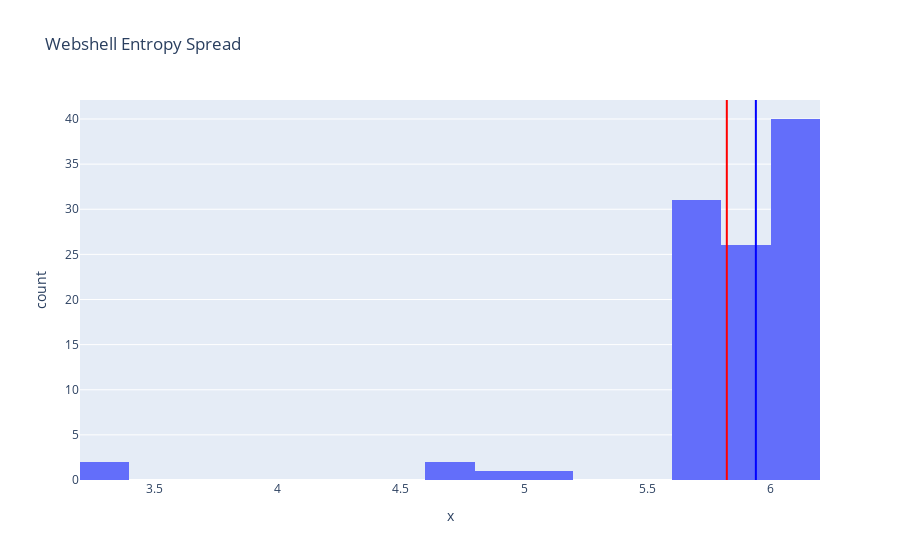

Notebook cell for this chart:
### Markdown cell above
## Entropy Analysis

With the data loaded, let's review the distribution and central tendency of our webshells' entropies.

### Code cell
# Full Dataset entropy
fig = px.histogram(x=df.entropy, title="Webshell Entropy Spread")
# Add mean/median lines
fig.add_vline(x=df.entropy.mean(), line_color="red")
fig.add_vline(x=df.entropy.median(), line_color="blue")

### Figure 1 — Plotly figure (JSON) as saved in the notebook; plotly's stock layout.template omitted (floating-point values rounded to 4 significant figures)
{"data": [{"alignmentgroup": "True", "bingroup": "x", "hovertemplate": "x=%{x}<br>count=%{y}<extra></extra>", "legendgroup": "", "marker": {"color": "#636efa", "pattern": {"shape": ""}}, "name": "", "offsetgroup": "", "orientation": "v", "showlegend": false, "type": "histogram", "x": [5.67, 5.67, 5.68, 5.8, 5.99, 5.77, 5.71, 5.68, 6.03, 6.02, 6.02, 6.01, 6.03, 5.68, 5.67, 5.68, 5.73, 5.67, 5.71, 4.67, 4.77, 5.67, 5.68, 6.11, 6.08, 5.95, 5.87, 5.93, 5.85, 5.97, 5.9, 6.01, 5.86, 6.1, 6.1, 6.07, 5.75, 6.15, 6.1, 6.17, 6.01, 6.1, 5.91, 5.84, 5.88, 6.17, 5.98, 6.09, 5.98, 5.91, 5.98, 6.16, 6.03, 6.08, 5.92, 5.97, 5.96, 6.14, 5.98, 6.14, 5.87, 6.12, 6, 6.02, 5.96, 6.1, 5.16, 6.1, 5.93, 3.36, 6.04, 5.98, 5.71, 5.7, 5.77, 6.07, 5.68, 5.89, 6.04, 5.68, 6.11, 4.86, 6.02, 6.13, 6.01, 6.09, 6.01, 5.77, 3.37, 6.1, 5.68, 5.7, 5.67, 5.67, 5.67, 5.67, 6.01, 5.75, 5.71, 5.67, 6.02, 5.94, 5.67], "xaxis": "x", "yaxis": "y"}], "layout": {"autosize": true, "barmode": "relative", "legend": {"tracegroupgap": 0}, "shapes": [{"line": {"color": "red"}, "type": "line", "x0": 5.822, "x1": 5.822, "xref": "x", "y0": 0, "y1": 1, "yref": "y domain"}, {"line": {"color": "blue"}, "type": "line", "x0": 5.94, "x1": 5.94, "xref": "x", "y0": 0, "y1": 1, "yref": "y domain"}], "title": {"text": "Webshell Entropy Spread"}, "xaxis": {"anchor": "y", "autorange": true, "domain": [0, 1], "range": [3.2, 6.2], "title": {"text": "x"}, "type": "linear"}, "yaxis": {"anchor": "x", "autorange": true, "domain": [0, 1], "range": [0, 42.11], "title": {"text": "count"}}}}
